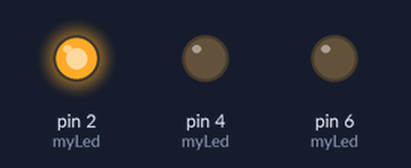
Recording of a sketch running on a simulated Arduino Uno, built with avr-gcc and run on an emulated ATmega328P. Parts: output pins drawn as LEDs (lit = HIGH).

Above: at 0.2 s.
At 1.2 s:
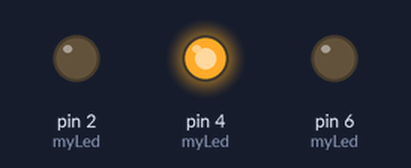
At 2.2 s:
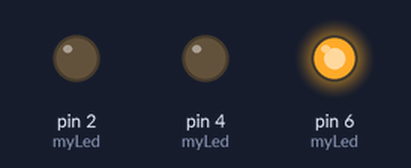
At 5.7 s:
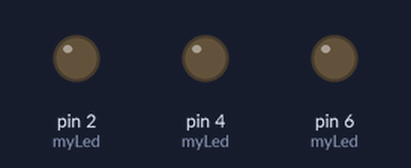
Timing chart, 0 to 6.9 s (numbered marks = the images above):
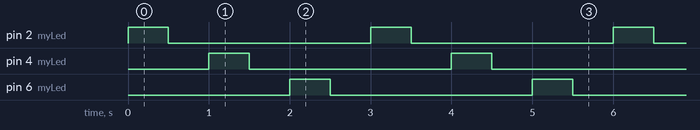

Measured:
- by itself, pin 2 (myLed), pin 4 (myLed), pin 6 (myLed): alternates HIGH for 0.50 s and LOW for 2.5 s
- by itself, everything shown: repeats every 3.0 s, in 6 steps

The sketch:

2-3.ino
```cpp
int led1 = 2, led2 = 4, led3 = 6;
int myLed[] = {led1, led2, led3};

void setup() {
  for(int i = 0; i < 3; i++)   {
    pinMode(myLed[i], OUTPUT);
  }
}

void loop() {
  for(int i = 0; i < 3; i++) {
    digitalWrite(myLed[i], HIGH);
    delay(500);
    digitalWrite(myLed[i], LOW);
    delay(500);
  }
}
```
